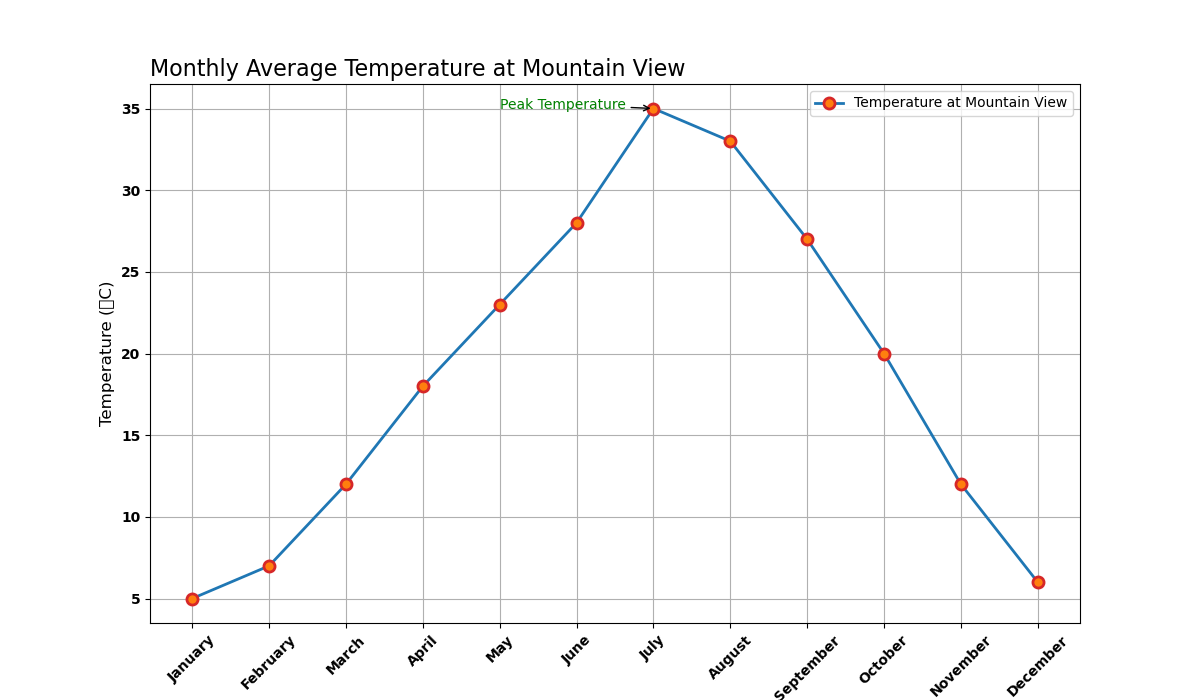

Reproduce this figure in Python.

import matplotlib.pyplot as plt

# Data provided in the table
data = [
    {'Month': 'January', 'Temperature (°C)': 5, 'Location': 'Mountain View'},
    {'Month': 'February', 'Temperature (°C)': 7, 'Location': 'Mountain View'},
    {'Month': 'March', 'Temperature (°C)': 12, 'Location': 'Mountain View'},
    {'Month': 'April', 'Temperature (°C)': 18, 'Location': 'Mountain View'},
    {'Month': 'May', 'Temperature (°C)': 23, 'Location': 'Mountain View'},
    {'Month': 'June', 'Temperature (°C)': 28, 'Location': 'Mountain View'},
    {'Month': 'July', 'Temperature (°C)': 35, 'Location': 'Mountain View'},
    {'Month': 'August', 'Temperature (°C)': 33, 'Location': 'Mountain View'},
    {'Month': 'September', 'Temperature (°C)': 27, 'Location': 'Mountain View'},
    {'Month': 'October', 'Temperature (°C)': 20, 'Location': 'Mountain View'},
    {'Month': 'November', 'Temperature (°C)': 12, 'Location': 'Mountain View'},
    {'Month': 'December', 'Temperature (°C)': 6, 'Location': 'Mountain View'}
]

# Extracting the months and the temperatures
months = [entry['Month'] for entry in data]
temperatures = [entry['Temperature (°C)'] for entry in data]

# Creating the line chart
plt.figure(figsize=(12, 7))  # Setting the figure size

# Plotting the data with various visual encodings
plt.plot(months, temperatures, color='#1f77b4', linestyle='-', linewidth=2, 
         marker='o', markersize=8, markerfacecolor='#ff7f0e', markeredgewidth=2, 
         markeredgecolor='#d62728', label='Temperature at Mountain View')

# Adding titles and labels
plt.title('Monthly Average Temperature at Mountain View', fontsize=16, loc='left')
plt.xlabel('Month', fontsize=12)
plt.ylabel('Temperature (°C)', fontsize=12)

# Adding a legend
plt.legend(loc='upper right')

# Adding a grid
plt.grid(True)

# Adding customization with font size and style for x and y ticks
plt.xticks(fontsize=10, fontweight='bold', rotation=45)
plt.yticks(fontsize=10, fontweight='bold')

# Adding annotations for specific points
plt.annotate('Peak Temperature', xy=('July', 35), xytext=('May', 35),
             arrowprops=dict(facecolor='black', arrowstyle='->'),
             fontsize=10, color='green')

# Show plot
plt.show()
